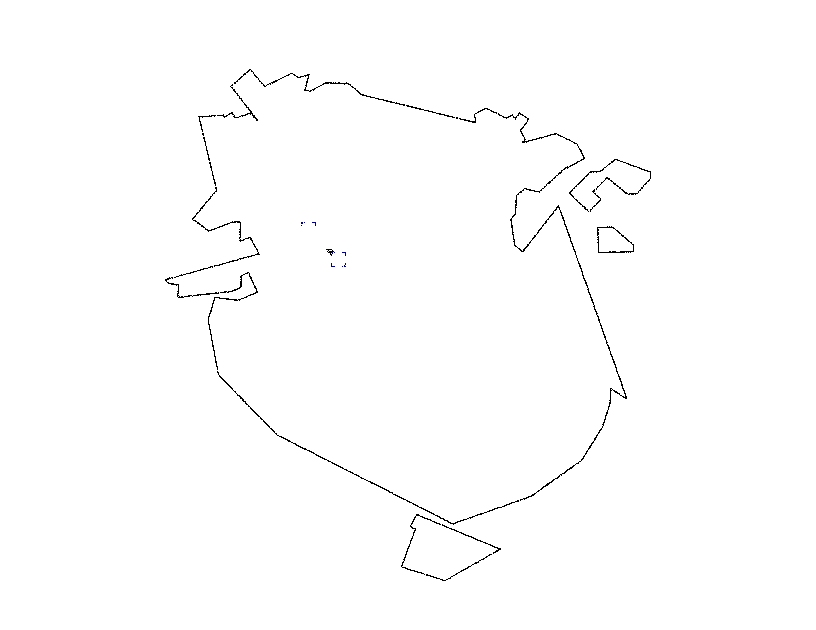
#> input picture source/screens/output.png, 816 x 630 px
$ jupyter execute --allow-errors Untitled.ipynb
#> lines starting #> are read from the running program, lines starting #| are printed output that depends on the picture
[cell 1]
from PIL import Image
import numpy as np

im = Image.open("screens/output.png")
#> im is the input picture: PIL image 816x630 P; mean R, G, B 253.3, 253.3, 253.3
rgb_im = im.convert('RGB')
color = rgb_im.getcolors()
#> color = [(510677, (255, 255, 255)), (39, (0, 0, 128)), (3364, (0, 0, 0))]
print('Цвета', color)
#| Цвета [(510677, (255, 255, 255)), (39, (0, 0, 128)), (3364, (0, 0, 0))]
npimage = np.array(rgb_im)

path = (254, 0, 0)
border_black = (0, 0, 0)
gr = (0, 0, 240)
b = (255, 255, 255)

red = np.array(path)
border = np.array(border_black)
reds = np.where(np.all((npimage == red), axis=-1))
#> reds = (empty array, empty array)
borders = np.where(np.all((npimage == border), axis=-1))
#> borders = 3364 positions, rows 69 to 580, columns 165 to 650
print(reds)
#| (array([], dtype=int64), array([], dtype=int64))
print(list(borders))
#> (printed output is left out)

### Координаты цветов

[cell 2]
from PIL import Image
import numpy as np

im = Image.open("screens/output.png")
rgb_im = im.convert('RGB')
pixels = rgb_im.load()
color = rgb_im.getcolors()
print('Цвета', color)
#| Цвета [(510677, (255, 255, 255)), (39, (0, 0, 128)), (3364, (0, 0, 0))]

magneta = (255, 0, 255)
navy = (0, 0, 128)
dark_green = (0, 100, 0)
path = (254, 0, 0)
border_black = (0, 0, 0)
blue = (0, 0, 240)

rull_points = []
for x in range(rgb_im.size[1]):
    for y in range(rgb_im.size[0]):
        if pixels[y, x] == navy:
            coords = y, x
            npcoords = np.array(coords)
            rull_points.append(npcoords)


rgb_im.save('screens/distance.png')
rgb_im.show()

### Дистанция двух точек

[cell 3]
from PIL import Image
import numpy as np
import math


im2 = Image.open('screens/distance.png').convert("RGB")
npimage = np.array(im2)

magneta = (255, 0, 255)
navy = (0, 0, 128)
mag = np.array(magneta)
nav = np.array(navy)

magnetas = np.where(np.all((npimage == mag), axis=-1))
#> magnetas = (empty array, empty array)
navys = np.where(np.all((npimage == nav), axis=-1))
#> navys = 39 positions, rows 222 to 266, columns 301 to 345

#> (the rest of this cell did not finish here and is left out)

### Отрисовка слоев

[cell 4]
from operator import itemgetter
from PIL import Image


im = Image.open("screens/screenshot.png").convert("RGB")
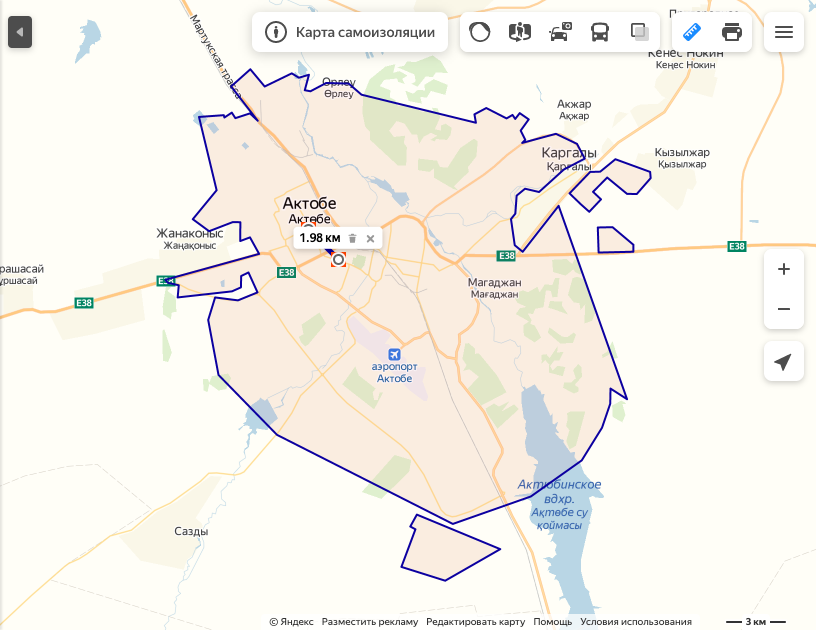
#> input picture source/screens/screenshot.png, 816 x 630 px
#> im: PIL image 816x630 RGB
im = im.convert("P")
#> im: PIL image 816x630 P
im2 = Image.new("P", im.size, 255)
#> im2: PIL image 816x630 P; every value is 0

his = im.histogram()
#> his = 256 values, max 308545 at index 225, min 0 at index 1, mean 2008.1

values = {}

for i in range(256):
  values[i] = his[i]
#> after the loop, values = 256 items

for j,k in sorted(values.items(), key=itemgetter(1), reverse=True)[:76]:
  print(j,k)
#> this loop made 76 passes
#> (j, k) on passes 1 to 12: (225, 308545), (189, 95557), (183, 28272), (219, 18453), (182, 14819), (188, 10676), (147, 5702), (218, 5041), (224, 5036), (118, 2561), (96, 2533), (181, 2040)
#| 225 308545
#| 189 95557
#| 183 28272
#| 219 18453
#| 182 14819
#| 188 10676
#| 147 5702
#| 218 5041
#> (further printed lines are left out)

magneta = (255, 0, 255)
yellow = (255, 255, 0)
RED = (254, 0, 0)
BLACK = (0, 0, 0)
border = [118, 125, 161, 154]


for x in range(im.size[1]):
    for y in range(im.size[0]):
        pix = im.getpixel((y, x))
        if pix == 169:
            im2.putpixel((y, x), RED)
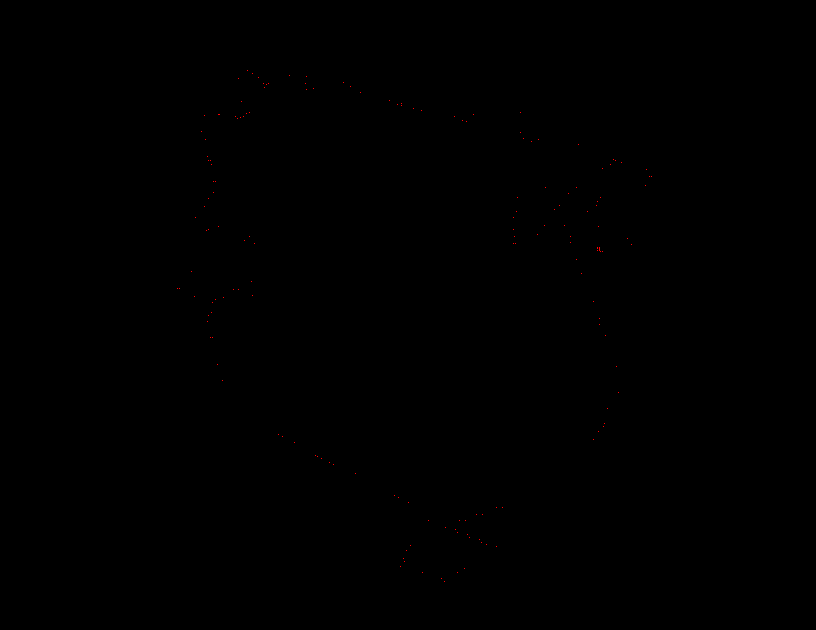
#> im2: PIL image 816x630 P; mean R, G, B 0.1, 0, 0

im2.save("screens/output2.png")
im2.show()
